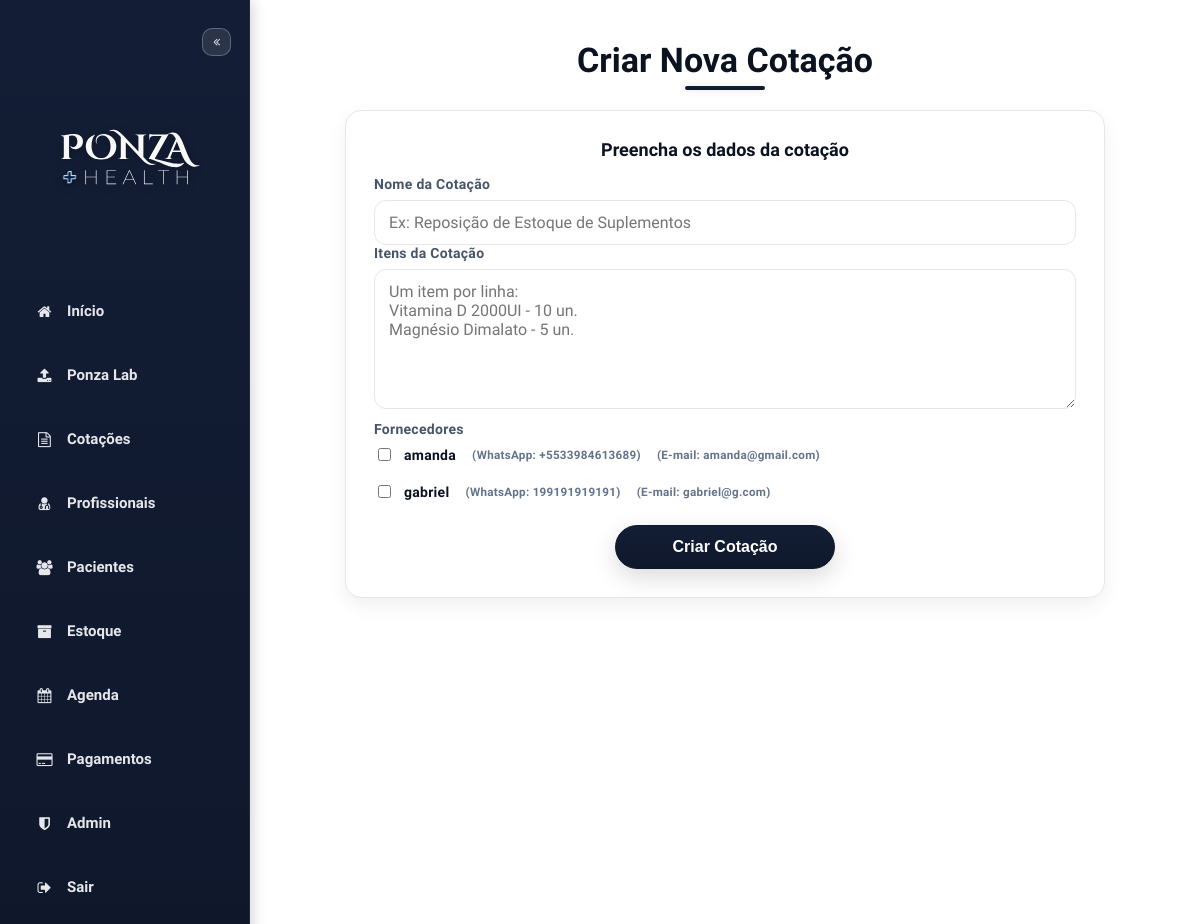
The page /quotes/create (signed in) on the database its author committed.
### models.py (models this page shows, shortened)
class BaseModel:
    """__init__ flexível baseado em kwargs (compatível com SQLAlchemy)."""

class Supplier(db.Model, BaseModel):
    __tablename__ = "suppliers"
    id      = db.Column(db.Integer, primary_key=True)
    name    = db.Column(db.String(120), nullable=False)
    email   = db.Column(db.String(120))
    phone   = db.Column(db.String(20))
    user_id = db.Column(db.Integer, db.ForeignKey("users.id"), nullable=False, index=True)
    user    = relationship("User", back_populates="suppliers")
    __table_args__ = (
        Index("ix_suppliers_email", "email"),
        Index("ix_suppliers_phone", "phone"),
    )

### app.py (the view, shortened to what this page needs)
@app.route('/quotes/create', methods=['GET', 'POST'], endpoint='create_quote')
@login_required
def create_quote():
    u = current_user()
    suppliers = Supplier.query.filter_by(user_id=u.id).all()
    return render_template('create_quote.html', suppliers=suppliers)

### app.py (called while the page is built, shortened)
@app.context_processor
def url_helpers():
    def img_url(path, default_rel=None):
        p = (path or "").strip() or (default_rel or "")
        if p.startswith("/files/img/"):
            return p
        return url_for("static", filename=p)
    return {"img_url": img_url}

def get_logged_user() -> Optional[User]:
    uid = session.get('user_id')
    return User.query.get(uid) if uid else None

def login_required(f: Callable[..., Any]) -> Callable[..., Any]:
    @wraps(f)
    def wrapper(*args, **kwargs):
        u = get_logged_user()
        if not u:
            return redirect(url_for('login'))
        g.user = u
        try:
            uname = getattr(u, "username", "") or ""
        except Exception:
            uname = ""
        if uname.lower() == "admin":
            return f(*args, **kwargs)
    return wrapper

def current_user() -> User:
    u = getattr(g, "user", None) or get_logged_user()
    if not u:
        abort(401)
    return cast(User, u)

@app.context_processor
def inject_user_context():
    u = getattr(g, "user", None) or get_logged_user()
    if not u:
        return {}
    return {
        "user": {
            "id": u.id,
            "username": u.username,
            "email": u.email,
            "profile_image": (u.profile_image or DEFAULT_USER_IMAGE),
        }
    }

@app.context_processor
def inject_globals():
    return {"now": datetime.utcnow()}

### templates/create_quote.html (shortened to what this page needs)
<!DOCTYPE html>
<html lang="pt-br">
<head>
  <link rel="stylesheet" href="https://stackpath.bootstrapcdn.com/font-awesome/4.7.0/css/font-awesome.min.css">
</head>
<body>
  <div class="sidebar" id="sidebar">
    <button class="sidebar-toggle" onclick="toggleSidebar()" aria-label="Minimizar/Maximizar menu"><i
        class="fa fa-angle-double-left"></i></button>
    <img src="{{ url_for('static', filename='images/3.svg') }}" class="sidebar-logo" alt="Ponza Health" />
    <a href="{{ url_for('index') }}" class="menu-item"><i class="fa fa-home"></i><span class="label">Início</span></a>
    <a href="{{ url_for('upload') }}" class="menu-item"><i class="fa fa-upload"></i><span class="label">Ponza
        Lab</span></a>
    <a href="{{ url_for('quote_index') }}" class="menu-item"><i class="fa fa-file-text-o"></i><span
        class="label">Cotações</span></a>
    <a href="{{ url_for('doctors') }}" class="menu-item"><i class="fa fa-user-md"></i><span
        class="label">Profissionais</span></a>
    <a href="{{ url_for('catalog') }}" class="menu-item"><i class="fa fa-users"></i><span
        class="label">Pacientes</span></a>
    <a href="{{ url_for('products') }}" class="menu-item"><i class="fa fa-archive"></i><span
        class="label">Estoque</span></a>
    <a href="{{ url_for('agenda') }}" class="menu-item"><i class="fa fa-calendar"></i><span
        class="label">Agenda</span></a>
    <a href="{{ url_for('purchase') }}" class="menu-item"><i class="fa fa-credit-card"></i><span
        class="label">Pagamentos</span></a>
    {% if session.username and session.username|lower == 'admin' %}
    <a href="{{ url_for('admin_users') }}" class="menu-item"><i class="fa fa-shield"></i><span
        class="label">Admin</span></a>
    {% endif %}
    <a href="{{ url_for('logout') }}" class="menu-item logout"><i class="fa fa-sign-out"></i><span
        class="label">Sair</span></a>
  </div>
  <div class="content">
    <h2>Criar Nova Cotação</h2>
    <div class="panel">
      <h3>Preencha os dados da cotação</h3>
      <form method="post">
        <label for="title">Nome da Cotação</label>
        <input class="input" type="text" name="title" id="title" placeholder="Ex: Reposição de Estoque de Suplementos"
          required>
        <label for="items">Itens da Cotação</label>
        <textarea class="textarea" name="items" id="items" rows="6" placeholder="Um item por linha:
Vitamina D 2000UI - 10 un.
Magnésio Dimalato - 5 un." required></textarea>
        <div class="supplier-head">
          <label>Fornecedores</label>
        </div>
        <div class="supplier-list" id="supplierList">
          {% for supplier in suppliers %}
          <label>
            <input type="checkbox" name="suppliers" value="{{ supplier.id }}">
            {{ supplier.name }}
            {% if supplier.phone %}
            <small style="color:#64748b;margin-left:6px;">(WhatsApp: {{ supplier.phone }})</small>
            {% endif %}
            {% if supplier.email %}
            <small style="color:#64748b;margin-left:6px;">(E-mail: {{ supplier.email }})</small>
            {% endif %}
          </label>
          {% else %}
          <div style="color:#64748b;">
            Nenhum fornecedor cadastrado. Cadastre em
            <a href="{{ url_for('suppliers') }}">Fornecedores</a>.
          </div>
          {% endfor %}
        </div>
        <div class="actions">
          <button type="submit" class="btn">Criar Cotação</button>
        </div>
      </form>
    </div>
  </div>
</body>
</html>

### templates/create_quote.html (style rules this page uses)
:root { --bg: #ffffff; --surface: #ffffff; --surface-alt: #f8fafc; --border: #e5e7eb; --ink: #0b1220; --ink-dim: #475569; --brand-grad: linear-gradient(180deg, #131d35 0%, #0f182b 100%); --brand-blue-solid: #0f182b; --shadow: 0 8px 20px rgba(2, 6, 23, .06); --radius: 16px; --fs-title: 34px; --fs-base: 16px; --fs-label: 14px; --fs-btn: 16px; --fs-menu: 15px; --btn-minw: 220px; --btn-h: 44px }
* { box-sizing: border-box }
html, body { margin: 0 }
body { display: flex; min-height: 100vh; font-family: 'Funnel Sans', sans-serif; background: var(--bg); color: var(--ink) }
.sidebar { width: 250px; min-height: 100vh; background: var(--brand-grad); padding: 28px 18px; border-right: 1px solid #1f2937; box-shadow: 2px 0 14px rgba(0, 0, 0, .18); display: flex; flex-direction: column; transition: width .18s ease; position: sticky; top: 0 }
.sidebar-logo { width: 200px; display: block; margin: 0 auto 18px; filter: drop-shadow(0 2px 4px rgba(0, 0, 0, .25)) }
.sidebar a.menu-item { display: flex; align-items: center; gap: 12px; font-size: var(--fs-menu); padding: 14px 16px; border-radius: 10px; color: #e5e7eb; text-decoration: none; margin-bottom: 18px; font-weight: 600; transition: .2s }
.sidebar a.menu-item i { width: 21px; text-align: center; flex: 0 0 21px }
.sidebar-toggle { align-self: flex-end; background: rgba(255, 255, 255, .10); border: 1px solid rgba(255, 255, 255, .25); color: #e5e7eb; padding: 6px 10px; border-radius: 10px; cursor: pointer; margin-bottom: 14px; font-size: 12px }
.content { flex: 1; padding: 40px; min-width: 0 }
h2 { font-size: var(--fs-title); font-weight: 800; text-align: center; color: var(--ink); margin: 0 0 30px; position: relative }
h2::after { content: ''; position: absolute; bottom: -10px; left: 50%; transform: translateX(-50%); width: 80px; height: 4px; background: var(--brand-grad); border-radius: 2px; box-shadow: 0 0 8px rgba(0, 0, 0, .12) }
.panel { max-width: 760px; margin: 0 auto; background: var(--surface); border: 1px solid var(--border); border-radius: var(--radius); box-shadow: var(--shadow); padding: 28px }
.panel h3 { margin: 0 0 16px; font-size: 18px; font-weight: 800; color: var(--ink); text-align: center }
label { display: block; margin: 0 0 8px; font-size: var(--fs-label); font-weight: 800; color: var(--ink-dim); letter-spacing: .02em }
.input, .textarea, .select { width: 100%; padding: 12px 14px; font-size: var(--fs-base); color: var(--ink); background: #fff; border: 1px solid var(--border); border-radius: 12px; outline: none; transition: .2s; font-family: 'Funnel Sans', sans-serif }
.textarea { min-height: 130px; resize: vertical }
.supplier-head { margin-top: 8px }
.supplier-list { display: flex; flex-direction: column; gap: 10px; margin: 6px 0 16px; }
.supplier-list label { display: flex; align-items: center; gap: 10px; font-weight: 700; color: var(--ink) }
.supplier-list input { accent-color: var(--brand-blue-solid) }
.actions { display: flex; justify-content: center; gap: 16px; flex-wrap: wrap; margin-top: 16px }
.btn { display: inline-flex; align-items: center; justify-content: center; min-width: var(--btn-minw); height: var(--btn-h); padding: 0 22px; border-radius: 999px; border: 1px solid var(--brand-blue-solid); background: var(--brand-grad); color: #fff; font-weight: 800; font-size: var(--fs-btn); box-shadow: 0 8px 24px rgba(0, 0, 0, .15); cursor: pointer; transition: transform .2s, box-shadow .2s, filter .2s }

### rows shown on the page
Supplier: name "amanda", phone "+5533984613689", email "amanda@gmail.com"
Supplier: name "gabriel", phone "199191919191", email "gabriel@g.com"
